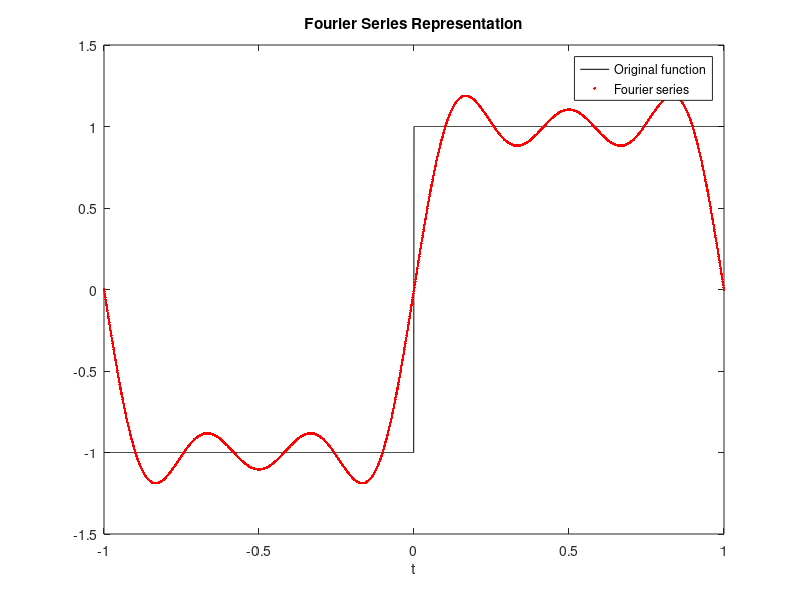

The MATLAB source for this figure:
clc; clear all;
t0 = -1; %t initial
T = 2;  %period
t = t0:0.001:t0+T;  %range of t
y = square(t);  %original function
coeff(1)=(1/T)*quad(@(t) square(t), t0, t0+T);  %calculating a_0
M = 5;  %number of harmonics
for k=1:M
  coeff(k+1)=(2/T)*quad(@(t) square(t)*cos(k*pi*t), t0, t0+T);  %calculating a_k
  coeff(k+M+1)=(2/T)*quad(@(t) square(t)*sin(k*pi*t), t0, t0+T);  %calculating b_k
end
coeff %display coeff in form of [a_0, a_1, ..., a_M, b_1, ..., b_M]

%dimension of fourier series array
N  = length(t);
M  = (length(coeff)-1)/2;
series = zeros(N,2*M+1);
series(:,1) = 1;

%calculating fourier series
w0 = 2*pi/T;
for m=2:M+1
    series(:,m)   = cos(w0*(m-1)*t);  
    series(:,m+M) = sin(w0*(m-1)*t);
end
fseries = series*reshape(coeff,2*M+1,1);

%plots
plot(t,y,'k',t,fseries,'r.')
legend('Original function','Fourier series')
title('Fourier Series Representation')
xlabel('t')